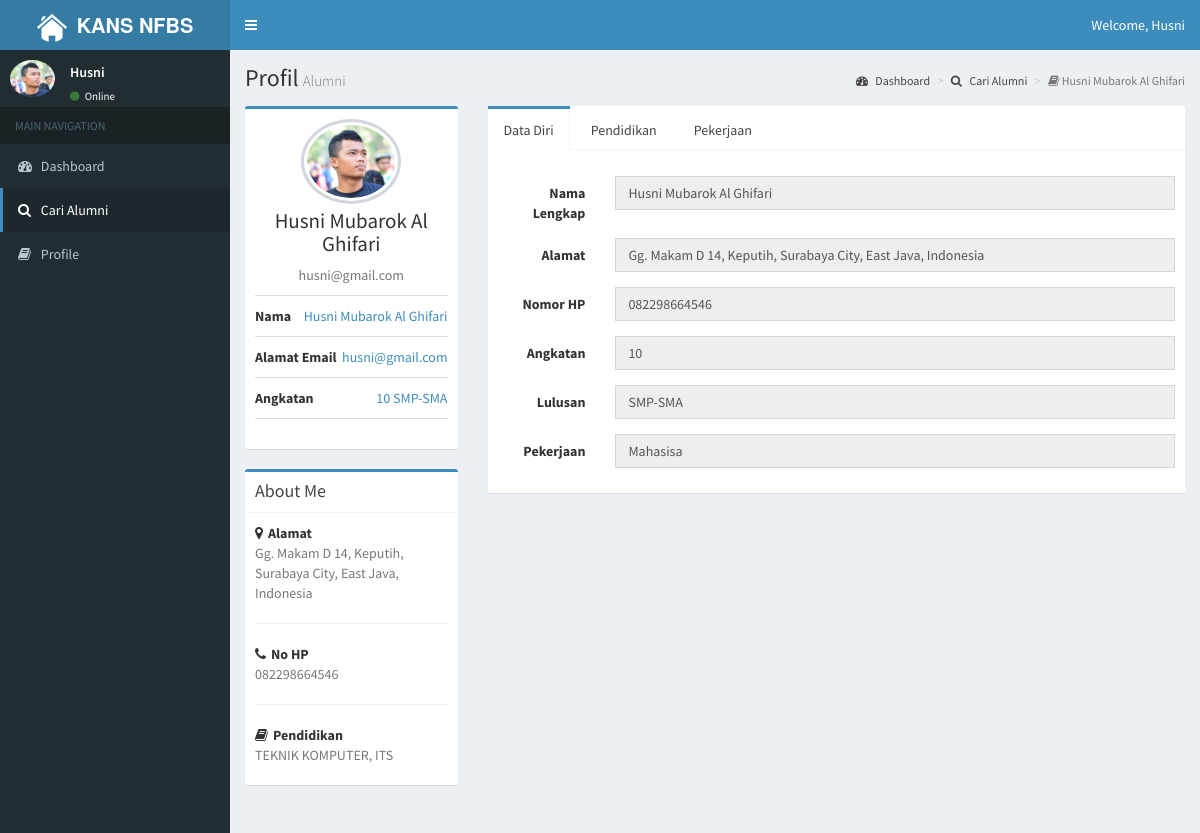
The app's page /view/user/detailPage.php?id=husni@gmail.com (signed in) with its own data.
### tables this page shows
CREATE TABLE `datadiri_alumni` (
  `email` varchar(30) NOT NULL,
  `nama` varchar(50) NOT NULL,
  `image` varchar(50) NOT NULL,
  `alamat` varchar(100) NOT NULL,
  `noHP` varchar(12) NOT NULL,
  `angkatan` varchar(2) NOT NULL,
  `lulusan` varchar(10) NOT NULL,
  `pekerjaan` varchar(30) NOT NULL
);

CREATE TABLE `pendidikan_alumni` (
  `email` varchar(30) NOT NULL,
  `universitas` varchar(50) NOT NULL,
  `fakultas` varchar(30) NOT NULL,
  `jurusan` varchar(30) NOT NULL,
  `tahunMasuk` year(4) NOT NULL
);

### controller/user/detail.php (called while the page is built, shortened)
<?php
include '../../database/connect.php';
$email= $_GET['id'];
	$sql = "SELECT
				datadiri_alumni.email, datadiri_alumni.nama, datadiri_alumni.alamat, datadiri_alumni.noHP, datadiri_alumni.angkatan, datadiri_alumni.lulusan, datadiri_alumni.pekerjaan,
				pendidikan_alumni.universitas, pendidikan_alumni.fakultas, pendidikan_alumni.jurusan, pendidikan_alumni.tahunMasuk,
				pekerjaan_alumni.namaPerusahaan, pekerjaan_alumni.jenisPerusahaan
			FROM user, datadiri_alumni, pendidikan_alumni, pekerjaan_alumni
			where
			datadiri_alumni.email = user.email AND
			pendidikan_alumni.email=user.email AND
			pekerjaan_alumni.email=user.email AND
			user.email = '$email' ";
	$result = mysqli_query($conn, $sql);
	if ($data = mysqli_fetch_array ($result)) {
		$email = $data[0];
		$name = $data[1];
		$alamat = $data[2];
		$noHP = $data[3];
		$angkatan = $data[4];
		$lulusan = $data[5];
		$pekerjaan = $data[6];
		$universitas = $data[7];
		$jurusan = $data[9];
	}
	else {
	echo "data tidak ditemukan";
	}

### view/user/detailPage.php (the view, shortened to what this page needs)
<?php
include '../../controller/user/detail.php';
?>
<!DOCTYPE html>
<html>
<head>
   <?php
    include "../../dist/admin/style.php"
  ?>
</head>
<body class="hold-transition skin-blue sidebar-mini">
<div class="wrapper">
  <header class="main-header">
    <a href="homePage.php" class="logo">
      <span class="logo-lg"><img src="../../dist/img/btnhome.png" class="img-circle" alt="Home" style="margin-right: 10px;"><b>KANS NFBS</b></span>
    </a>
    <nav class="navbar navbar-static-top">
      <a href="#" class="sidebar-toggle" data-toggle="push-menu" role="button">
      </a>
      <div class="navbar-custom-menu">
        <ul class="nav navbar-nav">
          <li class="dropdown user user-menu">
            <a href="#" class="dropdown-toggle" data-toggle="dropdown">
              <span class="hidden-xs">Welcome, <?php echo $_SESSION['name']; ?></span>
            </a>
          </li>
        </ul>
      </div>
    </nav>
  </header>
  <aside class="main-sidebar">
    <section class="sidebar">
      <div class="user-panel">
        <div class="pull-left image">
          <img src="../../dist/img/ketua.png" style="width:70px" class="img-circle" alt="User Image">
        </div>
        <div class="pull-left info">
          <p><?php echo $_SESSION['name']; ?></p>
          <a href="#"><i class="fa fa-circle text-success"></i> Online</a>
        </div>
      </div>
      <ul class="sidebar-menu" data-widget="tree">
        <li class="header">MAIN NAVIGATION</li>
        <li><a href="dashboardPage.php"><i class="fa fa-dashboard"></i> <span>Dashboard</span></a></li>
        <li class="active"><a href="cariAlumniPage.php"><i class="fa fa-search"></i> <span>Cari Alumni</span></a></li>
        <li><a href="profilePage.php"><i class="fa fa-book"></i> <span>Profile</span></a></li>
      </ul>
    </section>
  </aside>
  <div class="content-wrapper">
    <section class="content-header">
      <h1>Profil<small>Alumni</small></h1>
      <ol class="breadcrumb">
        <li><a href="dashboardPage.php"><i class="fa fa-dashboard"></i> Dashboard</a></li>
        <li><a href="cariAlumniPage.php"><i class="fa fa-search"></i> Cari Alumni</a></li>
        <li class="active"><i class="fa fa-book"></i> <?php echo $name; ?></a></li>
      </ol>
    </section>
    <section class="content">
      <div class="row">
        <div class="col-md-3">
          <div class="box box-primary">
            <div class="box-body box-profile">
              <img class="profile-user-img img-responsive img-circle" src="../../dist/img/ketua.png" alt="User profile picture">
              <h3 class="profile-username text-center"><?php echo $name; ?></h3>
              <p class="text-muted text-center"><?php echo $email; ?></p>
              <ul class="list-group list-group-unbordered">
                <li class="list-group-item">
                  <b>Nama</b> <a class="pull-right"><?php echo $name; ?></a>
                </li>
                <li class="list-group-item">
                  <b>Alamat Email</b> <a class="pull-right"><?php echo $email; ?></a>
                </li>
                <li class="list-group-item">
                  <b>Angkatan</b> <a class="pull-right"><?php echo $angkatan; ?> <?php echo $lulusan; ?></a>
                </li>
              </ul>
            </div>
          </div>
          <div class="box box-primary">
            <div class="box-header with-border">
              <h3 class="box-title">About Me</h3>
            </div>
            <div class="box-body">
              <strong><i class="fa fa-map-marker margin-r-5"></i>Alamat</strong>
              <p class="text-muted"><?php echo $alamat; ?></p>
              <hr>
              <strong><i class="fa fa-phone margin-r-5"></i>No HP</strong>
              <p class="text-muted"><?php echo $noHP; ?></p>
              <hr>
              <strong><i class="fa fa-book margin-r-5"></i>Pendidikan</strong>
              <p class="text-muted"><?php echo $jurusan; ?>, <?php echo $universitas; ?></p>
            </div>
          </div>
        </div>
        <div class="col-md-9">
           <div class="nav-tabs-custom">
            <ul class="nav nav-tabs">
              <li class="active"><a href="#tab_1" data-toggle="tab">Data Diri</a></li>
              <li><a href="#tab_2" data-toggle="tab">Pendidikan</a></li>
              <li><a href="#tab_3" data-toggle="tab">Pekerjaan</a></li>
            </ul>
            <div class="tab-content">
              <div class="tab-pane active" id="tab_1">
                <form class="form-horizontal">
                  <div class="form-group">
                    <div class="col-sm-10">
                    </div>
                  </div>
                  <div class="form-group">
                    <label for="inputNama" class="col-sm-2 control-label">Nama Lengkap</label>
                    <div class="col-sm-10">
                      <input type="text" class="form-control" name="inputNama" placeholder="Nama Lengkap" disabled value= "<?php echo $name; ?>" >
                    </div>
                  </div>
                  <div class="form-group">
                    <label for="inputAlamat" class="col-sm-2 control-label">Alamat</label>
                    <div class="col-sm-10">
                      <input type="text" class="form-control" name="inputAlamat" placeholder="Alamat Lengkap"  disabled value= "<?php echo $alamat; ?>" >
                    </div>
                  </div>
                  <div class="form-group">
                    <label for="inputNoHP" class="col-sm-2 control-label">Nomor HP</label>
                    <div class="col-sm-10">
                      <input type="text" class="form-control" name="inputNoHP" placeholder="NoHP"  disabled value= "<?php echo $noHP; ?>" >
                    </div>
                  </div>
                  <div class="form-group">
                    <label for="inputAngkatan" class="col-sm-2 control-label">Angkatan</label>
                    <div class="col-sm-10">
                      <input type="text" class="form-control" name="inputAngkatan" placeholder="Angkatan"  disabled value="<?php echo $angkatan; ?>" >
                    </div>
                  </div>
                  <div class="form-group">
                    <label for="inputLulusan" class="col-sm-2 control-label">Lulusan</label>
                    <div class="col-sm-10">
                      <input type="text" class="form-control" name="inputLulusan" placeholder="Lulusan"  disabled value= "<?php echo $lulusan; ?>" >
                    </div>
                  </div>
                  <div class="form-group">
                    <label for="inputPekerjaan" class="col-sm-2 control-label">Pekerjaan</label>
                    <div class="col-sm-10">
                      <input type="text" class="form-control" name="inputPekerjaan" placeholder="Pekerjaan" disabled value= "<?php echo $pekerjaan; ?>" >
                    </div>
                  </div>
                </form>
              </div>
            </div>
          </div>
        </div>
      </div>
    </section>
  </div>
</body>
</html>

### dist/admin/style.php (shortened to what this page needs)
<link rel="stylesheet" href="../../dist/adminlte/adminlte/bootstrap/dist/css/bootstrap.min.css">
<link rel="stylesheet" href="../../dist/adminlte/adminlte/font-awesome/css/font-awesome.min.css">
<link rel="stylesheet" href="../../dist/adminlte/adminlte/Ionicons/css/ionicons.min.css">
<link rel="stylesheet" href="../../dist/adminlte/AdminLTE.min.css">
<link rel="stylesheet" href="../../dist/adminlte/adminlte/select2/dist/css/select2.min.css">
<link rel="stylesheet" href="../../dist/adminlte/adminlte/skins/_all-skins.min.css">

### records on screen
datadiri_alumni: nama "Husni Mubarok Al Ghifari", email "husni@gmail.com", angkatan "10", lulusan "SMP-SMA", alamat "Gg. Makam D 14, Keputih, Surabaya City, East Java, Indonesia", noHP "082298664546", pendidikan_alumni.jurusan "TEKNIK KOMPUTER", pendidikan_alumni.universitas "ITS", inputNama "Husni Mubarok Al Ghifari", inputAlamat "Gg. Makam D 14, Keputih, Surabaya City, East Java, Indonesia", inputNoHP "082298664546", inputAngkatan "10", inputLulusan "SMP-SMA", inputPekerjaan "Mahasisa"

### other values on screen
$_SESSION['name'] "Husni"
